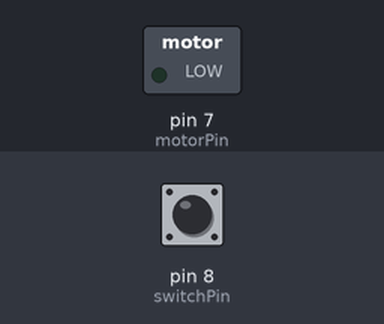
Bench run of a sketch on a simulated Arduino Uno, built with avr-gcc and run on an emulated ATmega328P. Shown: switched loads named in the sketch (green lamp = pin HIGH). The inputs (shaded band) are chosen by the test bench; at power-on: pin 8 (switchPin) LOW.

Above: at 1.2 s.
1.3 s: pin 8 (switchPin) pulled HIGH for 0.15 s
At 1.37 s:
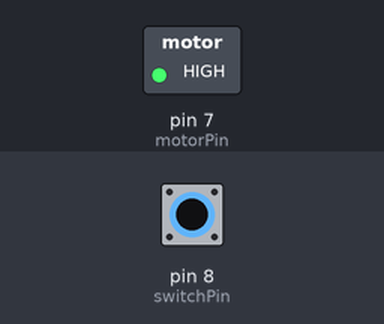
2.9 s: pin 8 (switchPin) pulled HIGH for 3.2 s
At 6.6 s:
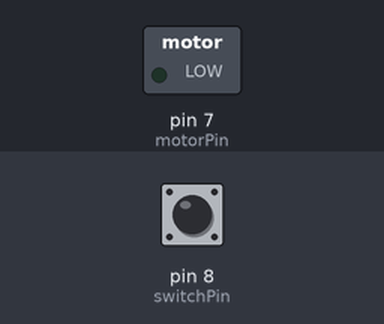
Timing chart, 0 to 8.1 s (numbered marks = the images above; inputs shaded):
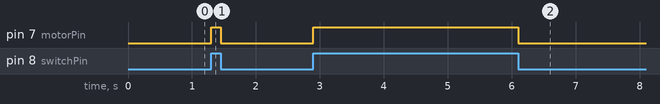

The sketch:

proj_9_spinning_motor.ino
```cpp
const int switchPin=8;
const int motorPin=7;
int switchState=0;

void setup() {
  pinMode(switchPin,INPUT);
  pinMode(motorPin,OUTPUT);
}

void loop() {
  switchState=digitalRead(switchPin);
  if(switchState==HIGH){
    digitalWrite(motorPin,HIGH);
  }
  else{
    digitalWrite(motorPin,LOW);
  }
}
```

Measured:
- after the input at 1.3 s, pin 7 (motorPin): LOW → HIGH at once, → LOW 0.15 s later
- after the input at 2.9 s, pin 7 (motorPin): LOW → HIGH at once, → LOW 3.2 s later
